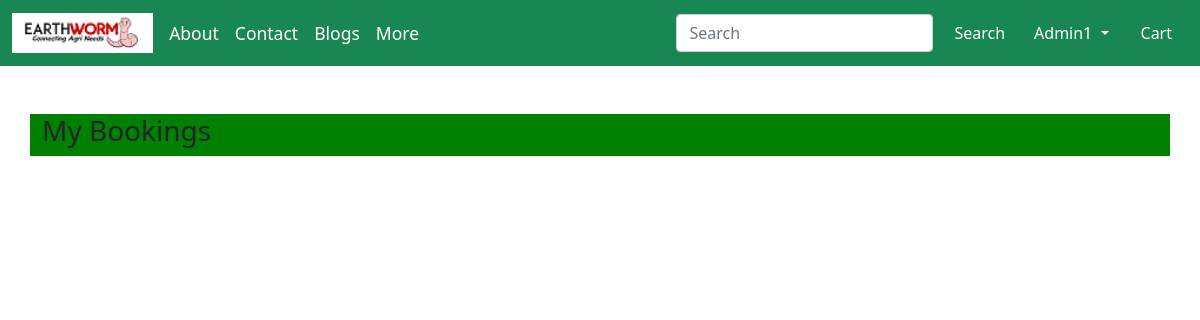
/booked/ (signed in), run on an earlier commit of the app's database.
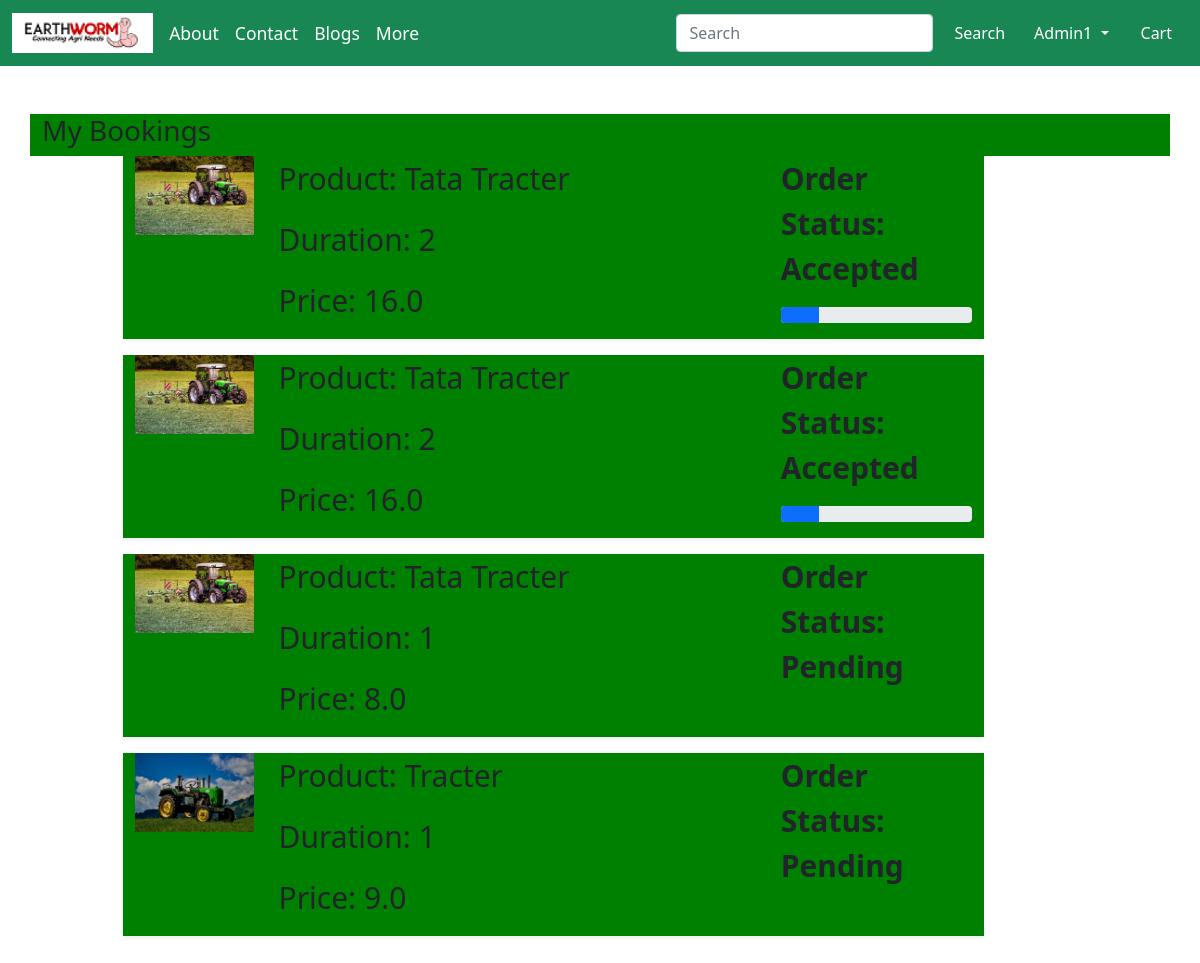
And on a later commit of the database.
### Jai_Kisan/models.py (models this page shows, shortened)
class Booked(models.Model):
     user = models.ForeignKey(User, on_delete=models.CASCADE)
     product = models.ForeignKey(Product, on_delete=models.CASCADE)
     duration = models.PositiveIntegerField(default=1)
     ordered_date = models.DateTimeField(auto_now_add=True)
     status = models.CharField(max_length=50, choices=STATUS_CHOICES, default='Pending')
     @property
     def total_cost(self):
         return self.duration * self.product.discounted_price

class Product(models.Model):
 title = models.CharField(max_length=100)
 selling_price = models.FloatField()
 discounted_price = models.FloatField()
 description = models.TextField()
 brand = models.CharField(max_length=100)
 category = models.CharField( choices=CATEGORY_CHOICES, max_length=20)
 product_image = models.ImageField(upload_to='productimg',default="")
 vendor_name = models.CharField(max_length=100,default="")
 vendor_location = models.CharField(max_length=100,default="")
 capacity = models.FloatField(max_length=4,default=0.0)
 features = models.CharField(max_length=300)
 flight_time = models.IntegerField(default="1")
 drone_range = models.FloatField(max_length=4,default=0.0)

### Jai_Kisan/views.py (the view)
# urls.py: path('booked/', views.Booked_placed, name='booked'),
@login_required
def Booked_placed(request):
	op = Booked.objects.filter(user=request.user)
	return render(request, 'Jai_Kisan/booked.html', {'Booked':op})

### Jai_Kisan/templates/Jai_Kisan/booked.html (shortened to what this page needs)
{% extends 'Jai_Kisan/base1.html' %}
{% load static %}
{% block main-content %}
<div class="container my-5">
<div class="row">
<h3>My Bookings</h3>
  </div>
  <div class="col-sm-9 offset-sm-1">
  {% for op in Booked %}
   <div class="row shadow-sm mb-3">
    <div class="col-sm-2">
     <img src="{{op.product.product_image.url}}" alt="" srcset="" class="img-fluid" height="150" width="150">
    </div>
    <div class="col-sm-7">
     <p>Product: {{op.product.title}}</p>
     <p>Duration: {{op.duration}}</p>
     <p>Price: {{op.total_cost}}</p>
    </div>
    <div class="col-sm-3 fw-bold">
     <p>Order Status: {{op.status}}</p>
      {% if op.status == 'Accepted' %}
      <div class="progress">
       <div class="progress-bar" role="progressbar" style="width: 20%" aria-valuenow="20" aria-valuemin="0" aria-valuemax="100"></div>
      </div>
      {% endif %}
    </div>
   </div>
   {% endfor %}
  </div>
</div>
{% endblock main-content %}

What changed in the data, as far as the page shows it:
added Booked: product.product_image (picture), product "Tata Tracter", duration "2", total_cost "16.0", status "Accepted"
added Booked: product.product_image (picture), product "Tata Tracter", duration "2", total_cost "16.0", status "Accepted"
added Booked: product.product_image (picture), product "Tata Tracter", duration "1", total_cost "8.0", status "Pending"
added Booked: product.product_image (picture), product "Tracter", duration "1", total_cost "9.0", status "Pending"
